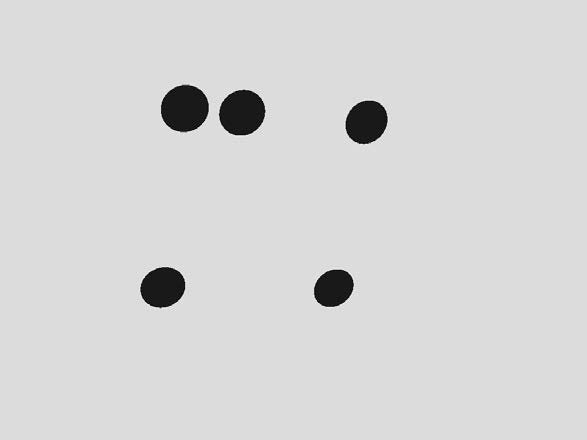
%> input picture image.jpg, 587 x 440 px
$ octave get_basic_data.m   (GNU Octave 9; MATLAB toolbox functions it lacks are replaced by stand-ins)
%> lines starting %> are read from the running program, lines starting %| are printed output that depends on the picture; in (x1, y1, x2, y2) boxes, pixels count from 0 and x2, y2 are one past the last pixel; in counts of white or black regions, pixels touching at a corner belong together; the program's own positions count from 1
%2008-A MCM实验手段
clc;
clear;
%%
%首先读取图像，获得数据
target_pic=imread('image.jpg','jpg');
%> target_pic is the input picture: size 440x587x3 uint8; min 0, max 255, mean 214.4
%imshow(target_pic);
target_pic=rgb2gray(target_pic);
%> target_pic: size 440x587 uint8
%数据转换成0-1矩阵，方便进行边缘处理
%使用find可以提高效率

ind_0=target_pic>=200;
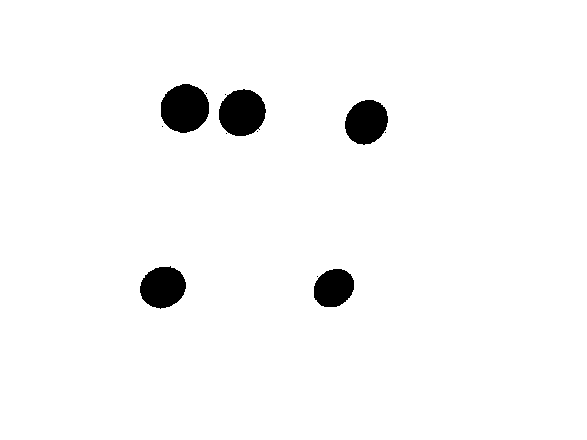
%> ind_0: size 440x587 logical; 97% white; 12 black regions (7 under 20 px), largest, box (x1, y1, x2, y2) and area: (161, 84, 209, 133) 1841, (219, 89, 266, 136) 1711, (345, 100, 388, 145) 1484, (140, 266, 186, 309) 1479, (314, 269, 354, 307) 1206
ind_1=target_pic<200;
target_pic(ind_0)=0;
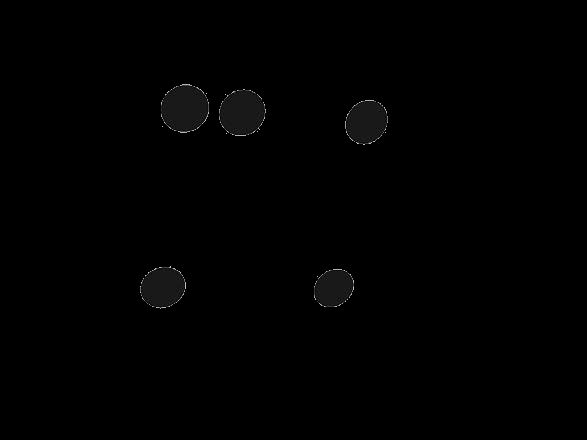
%> target_pic: size 440x587 uint8; min 0, max 199, mean 1
target_pic(ind_1)=1;

%figure();
%imshow(target_pic);
clear ind_0;
clear ind_1;
